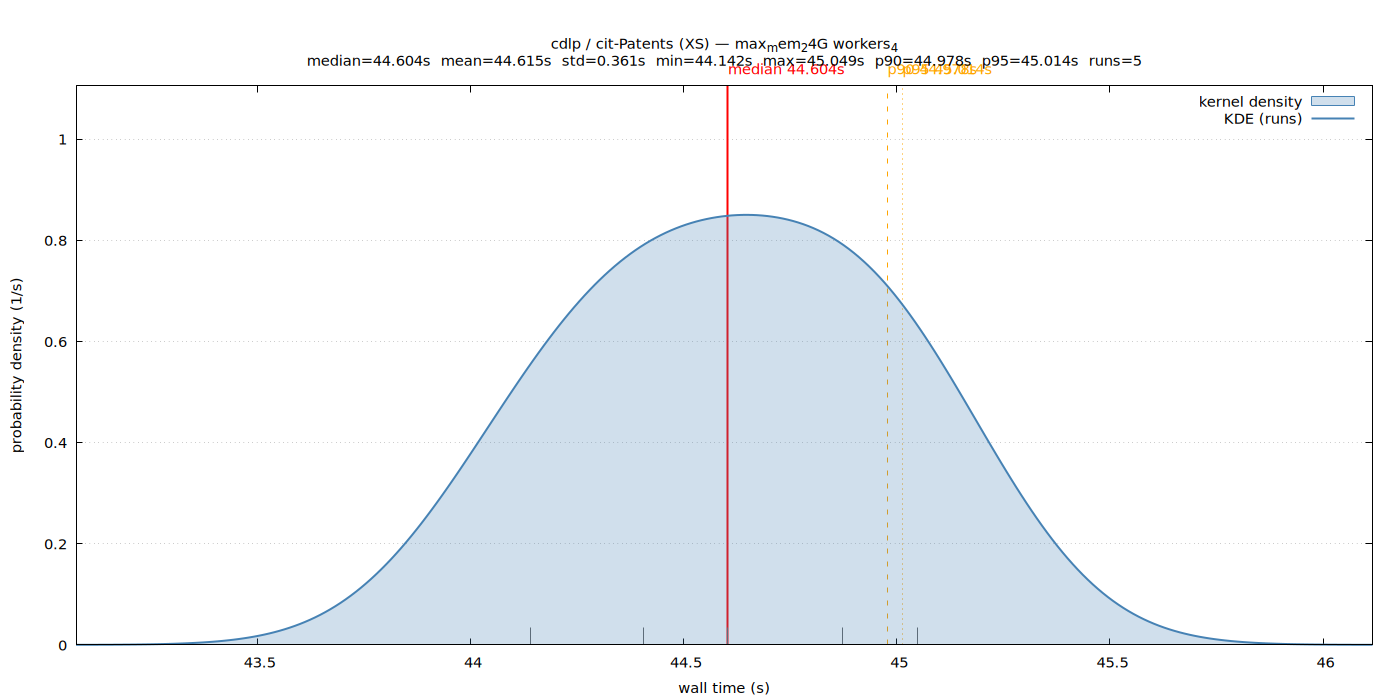

gnuplot code for this plot:
set terminal pngcairo size 1400,700 enhanced font 'Sans,11'
set output '/home/ubuntu/nvm/results/cdlp/XS/cit-Patents/max_mem_24G_workers_4/wall_time.png'
set title "cdlp / cit-Patents (XS) — max_mem_24G workers_4\nmedian=44.604s  mean=44.615s  std=0.361s  min=44.142s  max=45.049s  p90=44.978s  p95=45.014s  runs=5"
set xlabel 'wall time (s)'
set ylabel 'probability density (1/s)'
set tmargin 5
set yrange [0:1.10514]
set xrange [43.074860:46.116041]
set grid y
set key top right
set arrow from 44.603885,0 to 44.603885,1.10514 nohead lc rgb 'red' lw 2
set label 'median 44.604s' at 44.603885,1.10514 offset char 0,1 tc rgb 'red'
set arrow from 44.978318,0 to 44.978318,1.10514 nohead lc rgb 'orange' lw 1 dt 2
set label 'p90 44.978s' at 44.978318,1.10514 offset char 0,1 tc rgb 'orange'
set arrow from 45.013619,0 to 45.013619,1.10514 nohead lc rgb 'orange' lw 1 dt 3
set label 'p95 45.014s' at 45.013619,1.10514 offset char 0,1 tc rgb 'orange'
set arrow from 44.141981,0 to 44.141981,0.0340043 nohead lc rgb '#666666' lw 1
set arrow from 44.872417,0 to 44.872417,0.0340043 nohead lc rgb '#666666' lw 1
set arrow from 44.603885,0 to 44.603885,0.0340043 nohead lc rgb '#666666' lw 1
set arrow from 45.048919,0 to 45.048919,0.0340043 nohead lc rgb '#666666' lw 1
set arrow from 44.407103,0 to 44.407103,0.0340043 nohead lc rgb '#666666' lw 1
plot '/home/ubuntu/nvm/results/cdlp/XS/cit-Patents/max_mem_24G_workers_4/wall_time.dat' using 1:2 with filledcurves y=0 lc rgb '#4682b4' fs transparent solid 0.25 title 'kernel density', \
     '/home/ubuntu/nvm/results/cdlp/XS/cit-Patents/max_mem_24G_workers_4/wall_time.dat' using 1:2 with lines lw 2 lc rgb '#4682b4' title 'KDE (runs)'
